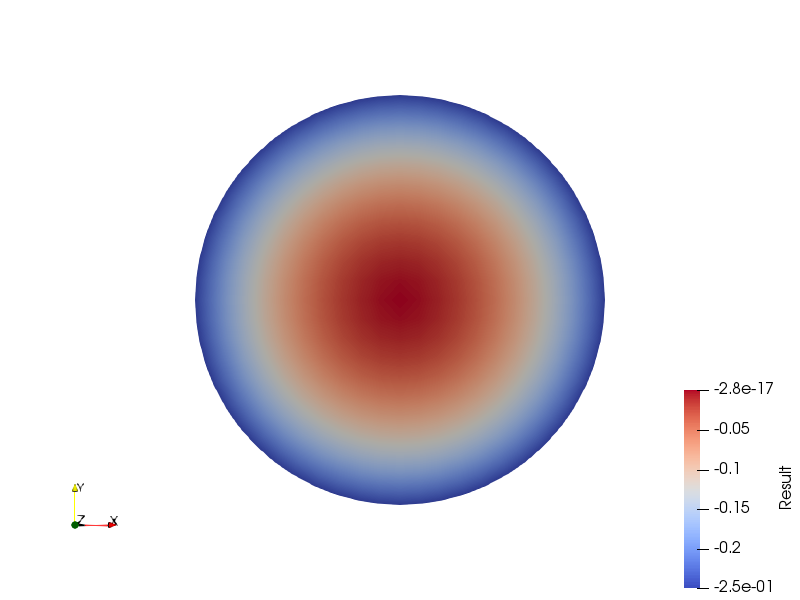
#> input picture SSIM/target.png, 800 x 600 px
$ python SSIM_image.py   (older library calls are emulated)
#> lines starting #> are read from the running program, lines starting #| are printed output that depends on the picture; long printed decimals are rounded
# -*- coding: utf-8 -*-
"""
Created on Mon Jul 15 11:58:08 2019

@author: mante
"""

from skimage.io import imread
from skimage.measure import compare_ssim

img_target = imread("target.png")
#> img_target is the input picture: shape (600, 800, 3); mean R, G, B 223.8, 216.6, 221


#To plot image using matplotlib
from skimage import data, io
from matplotlib import pyplot as plt
#io.imshow(img_target)
#plt.show()


img_width = len(img_target[0])
#> img_width = 800
img_height = len(img_target)
#> img_height = 600

# [5 lines of commented-out code are left out]

img_left = 150
img_right = 650
img_bottom = 0
img_top = 600

img_target_cut = img_target[img_bottom:img_top,img_left:img_right]
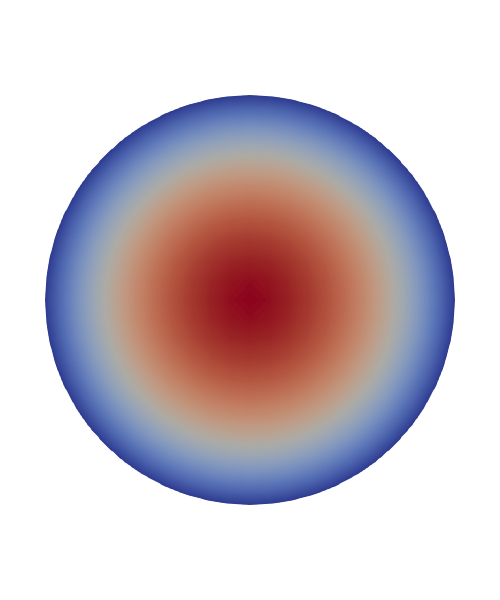
#> img_target_cut: shape (600, 500, 3); mean R, G, B 206.6, 195.4, 202.2

#Plot target image after cut
#io.imshow(img_target_cut)
#plt.show()


SSIM_max=0

for i in range(1, 6):

    filenum = (str(i))
    filename = ("f" + filenum + ".png")
    img_compare = imread(filename);
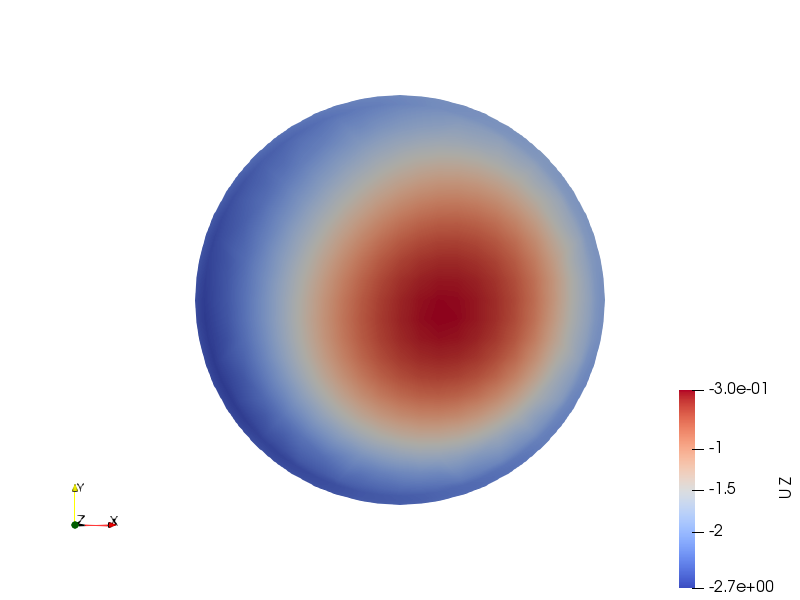
#> input picture SSIM/f1.png, 800 x 600 px
#> img_compare is the input picture: shape (600, 800, 3); mean R, G, B 223.8, 217.2, 221.9
    img_compare_cut = img_compare[img_bottom:img_top,img_left:img_right]
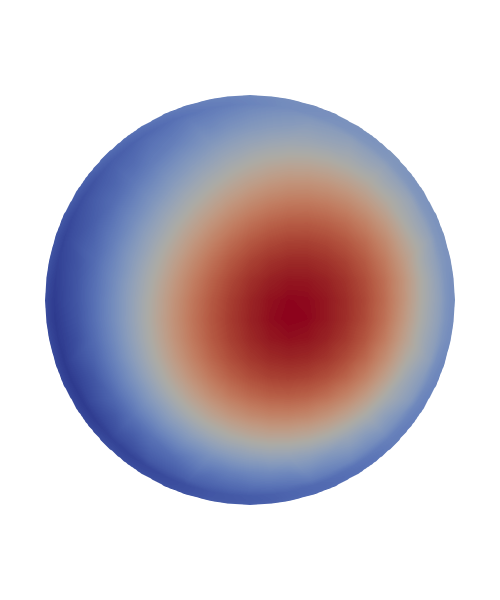
#> img_compare_cut: shape (600, 500, 3); mean R, G, B 206.4, 196.2, 203.5

    SSIM = compare_ssim(img_target_cut, img_compare_cut,multichannel=True)
#> SSIM = 0.941

    print(i)
    print(SSIM)
#| 0.941


# [6 lines of commented-out code are left out]


    if SSIM>SSIM_max:
        SSIM_max=SSIM
#> SSIM_max = 0.941
        i_max=i
        filename_max=filename
#> pass 2 of the loop `for i in range(1, 6):`:
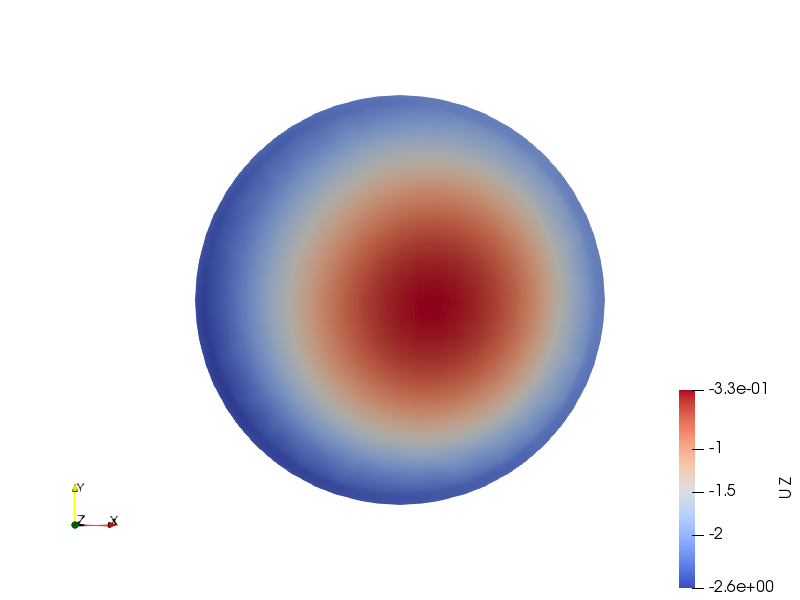
#> input picture SSIM/f2.png, 800 x 600 px
#> img_compare is the input picture: shape (600, 800, 3); mean R, G, B 223.2, 216.9, 222.1
#> `img_compare_cut = img_compare[img_bottom:img_top,img_left:img_right]`:
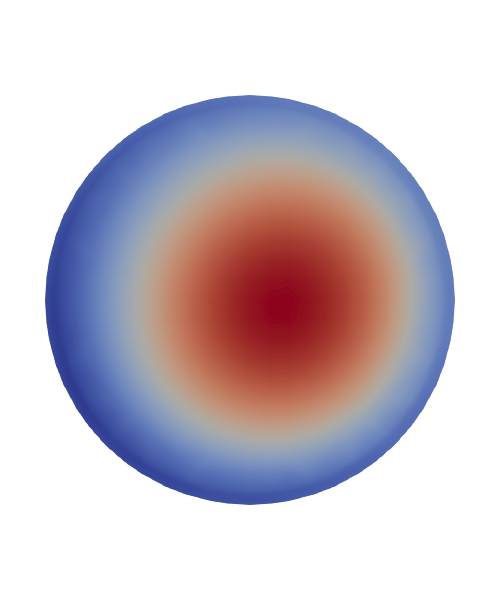
#> img_compare_cut: shape (600, 500, 3); mean R, G, B 205.5, 195.7, 203.8
#> SSIM = 0.962
#| 0.9619
#> pass 3 of the loop `for i in range(1, 6):`:
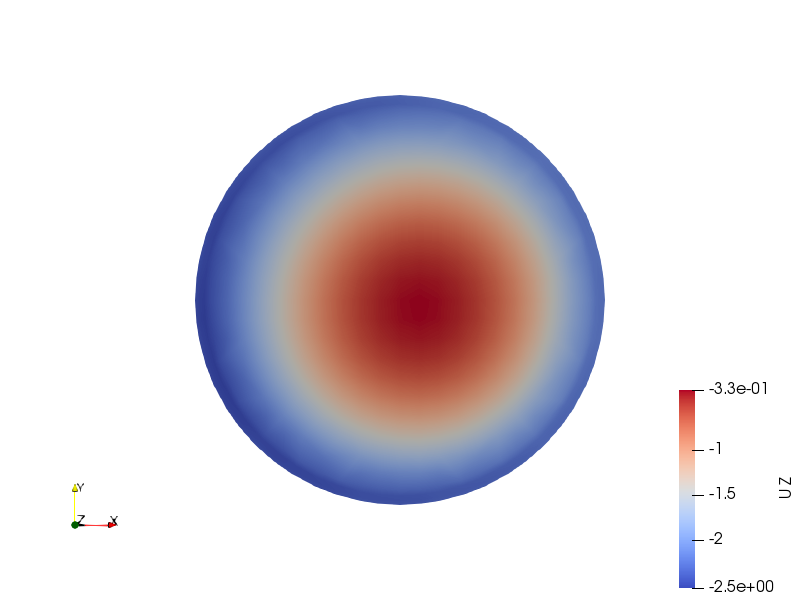
#> input picture SSIM/f3.png, 800 x 600 px
#> img_compare is the input picture: shape (600, 800, 3); mean R, G, B 222.4, 216.4, 222.3
#> `img_compare_cut = img_compare[img_bottom:img_top,img_left:img_right]`:
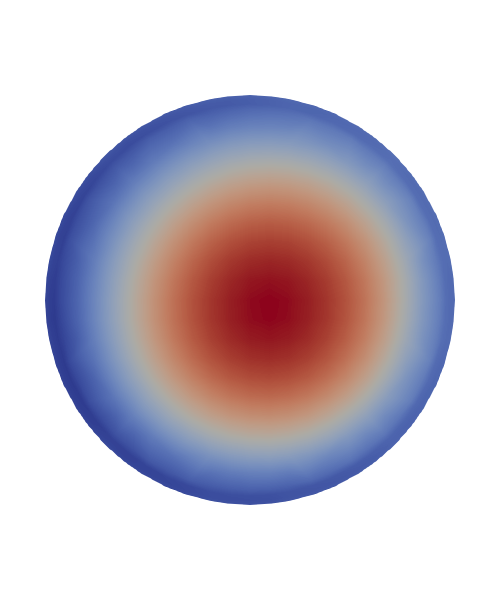
#> img_compare_cut: shape (600, 500, 3); mean R, G, B 204.1, 195, 204.1
#> SSIM = 0.974
#| 0.9739
#> (the run stopped early here; a loop or call above may not have finished)
